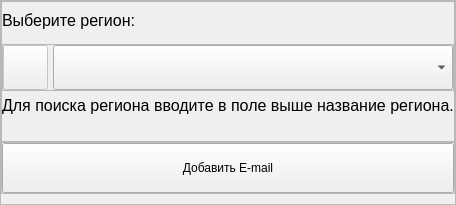
                        <widget class="QFrame" name="frame_9">
                         <property name="minimumSize">
                          <size>
                           <width>0</width>
                           <height>0</height>
                          </size>
                         </property>
                         <property name="maximumSize">
                          <size>
                           <width>550</width>
                           <height>16777215</height>
                          </size>
                         </property>
                         <property name="frameShape">
                          <enum>QFrame::StyledPanel</enum>
                         </property>
                         <property name="frameShadow">
                          <enum>QFrame::Raised</enum>
                         </property>
                         <layout class="QVBoxLayout" name="verticalLayout_28">
                          <property name="spacing">
                           <number>0</number>
                          </property>
                          <property name="leftMargin">
                           <number>0</number>
                          </property>
                          <property name="topMargin">
                           <number>0</number>
                          </property>
                          <property name="rightMargin">
                           <number>0</number>
                          </property>
                          <property name="bottomMargin">
                           <number>10</number>
                          </property>
                          <item>
                           <widget class="QFrame" name="frame_16">
                            <property name="minimumSize">
                             <size>
                              <width>0</width>
                              <height>0</height>
                             </size>
                            </property>
                            <property name="maximumSize">
                             <size>
                              <width>16777215</width>
                              <height>16777215</height>
                             </size>
                            </property>
                            <property name="styleSheet">
                             <string notr="true"/>
                            </property>
                            <property name="frameShape">
                             <enum>QFrame::StyledPanel</enum>
                            </property>
                            <property name="frameShadow">
                             <enum>QFrame::Raised</enum>
                            </property>
                            <property name="lineWidth">
                             <number>0</number>
                            </property>
                            <layout class="QVBoxLayout" name="verticalLayout_26">
                             <property name="spacing">
                              <number>5</number>
                             </property>
                             <property name="leftMargin">
                              <number>0</number>
                             </property>
                             <property name="topMargin">
                              <number>0</number>
                             </property>
                             <property name="rightMargin">
                              <number>0</number>
                             </property>
                             <property name="bottomMargin">
                              <number>10</number>
                             </property>
                             <item>
                              <widget class="QLabel" name="label_region">
                               <property name="minimumSize">
                                <size>
                                 <width>0</width>
                                 <height>37</height>
                                </size>
                               </property>
                               <property name="maximumSize">
                                <size>
                                 <width>200</width>
                                 <height>16777215</height>
                                </size>
                               </property>
                               <property name="font">
                                <font>
                                 <family>Arial</family>
                                 <pointsize>12</pointsize>
                                 <weight>50</weight>
                                 <italic>false</italic>
                                 <bold>false</bold>
                                 <kerning>true</kerning>
                                </font>
                               </property>
                               <property name="styleSheet">
                                <string notr="true"/>
                               </property>
                               <property name="text">
                                <string>Выберите регион:</string>
                               </property>
                              </widget>
                             </item>
                             <item>
                              <widget class="QFrame" name="frame_19">
                               <property name="frameShape">
                                <enum>QFrame::StyledPanel</enum>
                               </property>
                               <property name="frameShadow">
                                <enum>QFrame::Raised</enum>
                               </property>
                               <layout class="QHBoxLayout" name="horizontalLayout_24">
                                <property name="spacing">
                                 <number>5</number>
                                </property>
                                <property name="leftMargin">
                                 <number>0</number>
                                </property>
                                <property name="topMargin">
                                 <number>0</number>
                                </property>
                                <property name="rightMargin">
                                 <number>0</number>
                                </property>
                                <property name="bottomMargin">
                                 <number>0</number>
                                </property>
                                <item>
                                 <widget class="QPushButton" name="btn_change_name_region">
                                  <property name="enabled">
                                   <bool>false</bool>
                                  </property>
                                  <property name="minimumSize">
                                   <size>
                                    <width>45</width>
                                    <height>45</height>
                                   </size>
                                  </property>
                                  <property name="maximumSize">
                                   <size>
                                    <width>45</width>
                                    <height>45</height>
                                   </size>
                                  </property>
                                  <property name="cursor">
                                   <cursorShape>PointingHandCursor</cursorShape>
                                  </property>
                                  <property name="toolTip">
                                   <string>Редактировать название региона</string>
                                  </property>
                                  <property name="text">
                                   <string/>
                                  </property>
                                  <property name="icon">
                                   <iconset resource="../../../SendEmailDesctop/resource.qrc">
                                    <normaloff>:/icons/icons/edit_.svg</normaloff>:/icons/icons/edit_.svg</iconset>
                                  </property>
                                  <property name="iconSize">
                                   <size>
                                    <width>24</width>
                                    <height>24</height>
                                   </size>
                                  </property>
                                 </widget>
                                </item>
                                <item>
                                 <widget class="QComboBox" name="cb_list_regions">
                                  <property name="enabled">
                                   <bool>true</bool>
                                  </property>
                                  <property name="minimumSize">
                                   <size>
                                    <width>0</width>
                                    <height>45</height>
                                   </size>
                                  </property>
                                  <property name="maximumSize">
                                   <size>
                                    <width>16777215</width>
                                    <height>16777215</height>
                                   </size>
                                  </property>
                                  <property name="font">
                                   <font>
                                    <family>Arial</family>
                                    <pointsize>12</pointsize>
                                    <weight>50</weight>
                                    <italic>false</italic>
                                    <bold>false</bold>
                                    <kerning>true</kerning>
                                   </font>
                                  </property>
                                  <property name="cursor">
                                   <cursorShape>PointingHandCursor</cursorShape>
                                  </property>
                                  <property name="styleSheet">
                                   <string notr="true"/>
                                  </property>
                                  <property name="editable">
                                   <bool>false</bool>
                                  </property>
                                  <property name="currentText">
                                   <string/>
                                  </property>
                                  <property name="maxVisibleItems">
                                   <number>30</number>
                                  </property>
                                  <property name="minimumContentsLength">
                                   <number>15</number>
                                  </property>
                                 </widget>
                                </item>
                               </layout>
                              </widget>
                             </item>
                             <item>
                              <widget class="QLabel" name="label_23">
                               <property name="minimumSize">
                                <size>
                                 <width>0</width>
                                 <height>30</height>
                                </size>
                               </property>
                               <property name="maximumSize">
                                <size>
                                 <width>16777215</width>
                                 <height>16777215</height>
                                </size>
                               </property>
                               <property name="font">
                                <font>
                                 <family>Arial</family>
                                 <pointsize>12</pointsize>
                                 <weight>50</weight>
                                 <italic>false</italic>
                                 <bold>false</bold>
                                 <kerning>true</kerning>
                                </font>
                               </property>
                               <property name="text">
                                <string>Для поиска региона вводите в поле выше название региона.</string>
                               </property>
                               <property name="alignment">
                                <set>Qt::AlignLeading|Qt::AlignLeft|Qt::AlignTop</set>
                               </property>
                              </widget>
                             </item>
                             <item>
                              <widget class="QFrame" name="frame_21">
                               <property name="minimumSize">
                                <size>
                                 <width>0</width>
                                 <height>0</height>
                                </size>
                               </property>
                               <property name="maximumSize">
                                <size>
                                 <width>16777215</width>
                                 <height>0</height>
                                </size>
                               </property>
                               <property name="frameShape">
                                <enum>QFrame::StyledPanel</enum>
                               </property>
                               <property name="frameShadow">
                                <enum>QFrame::Raised</enum>
                               </property>
                               <property name="lineWidth">
                                <number>0</number>
                               </property>
                               <layout class="QHBoxLayout" name="horizontalLayout_25">
                                <property name="spacing">
                                 <number>0</number>
                                </property>
                                <property name="leftMargin">
                                 <number>0</number>
                                </property>
                                <property name="topMargin">
                                 <number>0</number>
                                </property>
                                <property name="rightMargin">
                                 <number>0</number>
                                </property>
                                <property name="bottomMargin">
                                 <number>0</number>
                                </property>
                                <item>
                                 <widget class="QLabel" name="labelRegionID">
                                  <property name="minimumSize">
                                   <size>
                                    <width>30</width>
                                    <height>30</height>
                                   </size>
                                  </property>
                                  <property name="maximumSize">
                                   <size>
                                    <width>16777215</width>
                                    <height>16777215</height>
                                   </size>
                                  </property>
                                  <property name="text">
                                   <string/>
                                  </property>
                                 </widget>
                                </item>
                                <item>
                                 <widget class="QLabel" name="lbl_selected_region">
                                  <property name="sizePolicy">
                                   <sizepolicy hsizetype="Expanding" vsizetype="Preferred">
                                    <horstretch>0</horstretch>
                                    <verstretch>0</verstretch>
                                   </sizepolicy>
                                  </property>
                                  <property name="minimumSize">
                                   <size>
                                    <width>0</width>
                                    <height>30</height>
                                   </size>
                                  </property>
                                  <property name="maximumSize">
                                   <size>
                                    <width>16777215</width>
                                    <height>16777215</height>
                                   </size>
                                  </property>
                                  <property name="text">
                                   <string/>
                                  </property>
                                 </widget>
                                </item>
                               </layout>
                              </widget>
                             </item>
                            </layout>
                           </widget>
                          </item>
                          <item>
                           <widget class="QFrame" name="frame_17">
                            <property name="styleSheet">
                             <string notr="true"/>
                            </property>
                            <property name="frameShape">
                             <enum>QFrame::StyledPanel</enum>
                            </property>
                            <property name="frameShadow">
                             <enum>QFrame::Raised</enum>
                            </property>
                            <property name="lineWidth">
                             <number>0</number>
                            </property>
                            <layout class="QHBoxLayout" name="horizontalLayout_12">
                             <property name="spacing">
                              <number>0</number>
                             </property>
                             <property name="leftMargin">
                              <number>0</number>
                             </property>
                             <property name="topMargin">
                              <number>0</number>
                             </property>
                             <property name="rightMargin">
                              <number>0</number>
                             </property>
                             <property name="bottomMargin">
                              <number>0</number>
                             </property>
                             <item>
                              <widget class="QPushButton" name="btn_add_field_email_region">
                               <property name="minimumSize">
                                <size>
                                 <width>0</width>
                                 <height>50</height>
                                </size>
                               </property>
                               <property name="maximumSize">
                                <size>
                                 <width>16777215</width>
                                 <height>50</height>
                                </size>
                               </property>
                               <property name="cursor">
                                <cursorShape>PointingHandCursor</cursorShape>
                               </property>
                               <property name="text">
                                <string>Добавить E-mail</string>
                               </property>
                              </widget>
                             </item>
                            </layout>
                           </widget>
                          </item>
                         </layout>
                        </widget>
